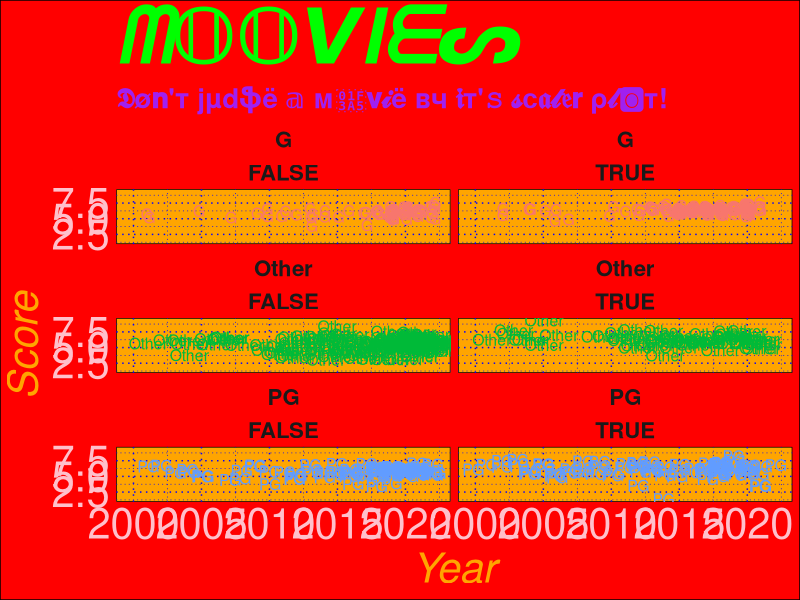

Here is the R script that generated this plot:
library(tidyverse)
library(ggplot2)
library(stringr)
library(tibble)

library(data.table)
movies <- fread(input = "christmas-movies-2000s.tsv", sep = "\t", header = TRUE)
head(movies)

# Create the deliberately ugly scatter plot with facets
ggplot(movies, aes(x = Year, y = Score)) +
  #geom_point(aes(color = RatingGroup), alpha = 0.5, size = 5, position = "jitter", show.legend = FALSE) +
  geom_text(aes(label = RatingGroup, color = RatingGroup,),  size = 4, position = position_jitter(width = 0.2, height = 0.2), show.legend = FALSE) +
  facet_wrap(RatingGroup ~ Famous, nrow = 3) +
  theme_minimal() +
  labs(title = "ᗰ𝕆𝕆ᐯIᗴᔕ", x = "Year", y = "Score", subtitle = "𝕯ø𝐧'т јµdֆё 𝕒 м🎥𝐯𝓲ё вч 𝖎т'𝚜 𝓼ϲ𝖆𝓽𝔢𝐫 ρ𝓵🅾т!")+
  theme(
    text = element_text(size = 20, face = "bold", color = "purple"),
    axis.title = element_text(size = 30, face = "italic", color = "orange"),
    axis.text = element_text(size = 30, face = "plain", color = "pink"),
    plot.title = element_text(size = 55, face = "bold.italic", color = "green", angle=0),
    plot.background= element_rect(fill="red"),
    panel.background = element_rect(fill = "orange"),
    panel.grid = element_line(color = "blue", linetype = "dotted"),
    legend.background = element_rect(fill = "lightgray"),
    legend.title = element_text(size = 32, face = "bold", color = "red"),
    legend.text = element_text(size = 20, face = "plain", color = "darkblue")
  )
